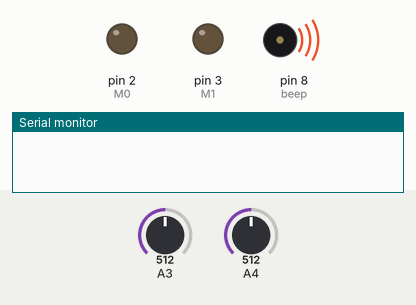
Recording of a sketch running on a simulated Arduino Uno, built with avr-gcc and run on an emulated ATmega328P. Parts: output pins drawn as LEDs (lit = HIGH), buzzer (waves = sounding, pin HIGH), the last lines printed to the serial monitor. The inputs (shaded band) are chosen by the test bench; at power-on: A3 = 512, A4 = 512.

Above: at 0.1 s.
At 1.1 s:
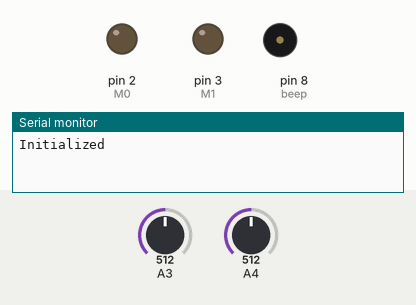
Timing chart, 0 to 2.6 s (numbered marks = the images above):
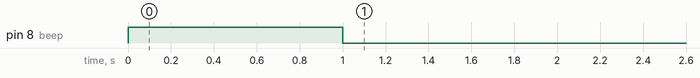

The sketch:

Gate_TX.ino
```cpp
#include <SoftwareSerial.h>
#define TX 4
#define RX 5
#define M0 2
#define M1 3
#define beep 8

int IRBeam1 = A3;
int IRBeam2 = A4;

SoftwareSerial lora(5, 4); // RX, TX

void setup() {
  // Open serial communications and wait for port to open:
  Serial.begin(9600);
  while (!Serial) {
    ; // wait for serial port to connect. Needed for native USB port only
  }

  pinMode(M0,OUTPUT);
  pinMode(M1,OUTPUT);
  pinMode(beep,OUTPUT);
  digitalWrite(M0,LOW);
  digitalWrite(M1,LOW);

  //Scare
  digitalWrite(beep,HIGH);
  delay(1000);
  digitalWrite(beep,LOW);

  //Data rate for the SoftwareSerial port
  lora.begin(9600);
  lora.println("Hello");

  Serial.println(F("Initialized"));

  delay(1000);

}

bool triggered(int beam) {
  //Beam is triggered if the input drops
  return (analogRead(beam) < 300)?true:false;
}

void loop() {  // run over and over
  if (triggered(IRBeam1)){
      for (int i = 0; i <= 1000; i++) {
          if (triggered(IRBeam2)){
             lora.println("incoming");
             delay(10000);
             break;
          }
         delay(10);
    }
  }

  if (triggered(IRBeam2)){
       for (int i = 0; i <= 1000; i++) {
            if (triggered(IRBeam1)){
               lora.println("outgoing");
               delay(10000);
               break;
            }
           delay(10);
      }
  }
  delay(10);
}
```
